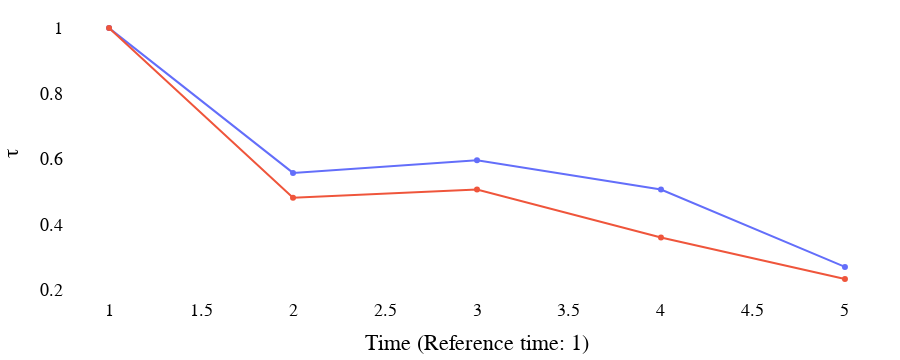

Source (notebook cell):
### Code cell
fig = go.Figure()
fig.add_trace(go.Scatter(x=[i['Time_compared'] for i in tau_df_mean], 
                         y=[i['tau'] for i in tau_df_mean], mode='lines+markers', name='Mean Rankings'))
fig.add_trace(go.Scatter(x=[i['Time_compared'] for i in tau_df_median],
                         y=[i['tau'] for i in tau_df_median], mode='lines+markers', name='Median Rankings'))

fig.update_layout(
    xaxis_title='Time (Reference time: 1)',
    yaxis_title = '&#964;',
    plot_bgcolor='rgba(0,0,0,0)',
    font_family="Times",
    font_size = 18,
    font_color = 'black',
    margin=dict(l=10, r=10, t=10, b=10),
    showlegend=False
)

fig.show()

### Figure 1 — Plotly figure (JSON) as saved in the notebook; plotly's stock layout.template omitted (floating-point values rounded to 4 significant figures)
{"data": [{"mode": "lines+markers", "name": "Mean Rankings", "type": "scatter", "x": [1, 2, 3, 4, 5], "y": [1, 0.5578, 0.5965, 0.5071, 0.2707]}, {"mode": "lines+markers", "name": "Median Rankings", "type": "scatter", "x": [1, 2, 3, 4, 5], "y": [1, 0.4819, 0.5071, 0.3605, 0.2341]}], "layout": {"font": {"color": "black", "family": "Times", "size": 18}, "height": 360, "margin": {"b": 10, "l": 10, "r": 10, "t": 10}, "plot_bgcolor": "rgba(0, 0, 0, 0)", "showlegend": false, "xaxis": {"autorange": true, "range": [0.7579, 5.242], "title": {"text": "Time (Reference time: 1)"}, "type": "linear"}, "yaxis": {"autorange": true, "range": [0.1788, 1.055], "title": {"text": "&#964;"}, "type": "linear"}}}
